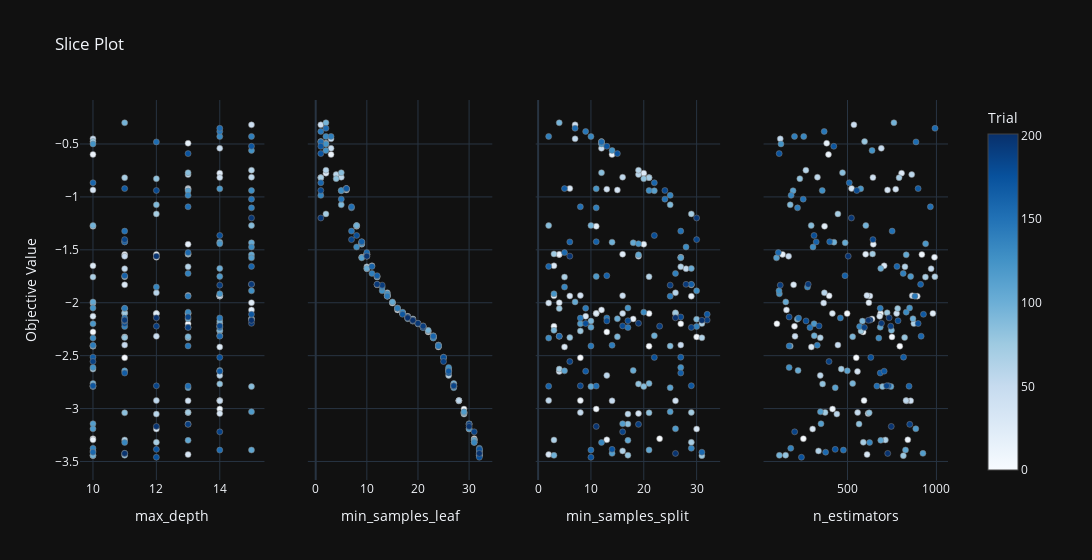

Notebook source saved alongside this figure:
### Code cell
optuna.visualization.plot_slice(study,params = ['n_estimators','max_depth','min_samples_split','min_samples_leaf'])

### Figure 1 — Plotly figure (JSON) as saved in the notebook; plotly's stock layout.template omitted (floating-point values rounded to 4 significant figures; data arrays with more than 128 entries replaced by an {"elided": "..."} marker saying what was removed)
{"data": [{"marker": {"color": {"elided": "202 int values"}, "colorbar": {"title": {"text": "Trial"}, "x": 1.0, "xpad": 40}, "colorscale": [[0.0, "rgb(247,251,255)"], [0.125, "rgb(222,235,247)"], [0.25, "rgb(198,219,239)"], [0.375, "rgb(158,202,225)"], [0.5, "rgb(107,174,214)"], [0.625, "rgb(66,146,198)"], [0.75, "rgb(33,113,181)"], [0.875, "rgb(8,81,156)"], [1.0, "rgb(8,48,107)"]], "line": {"color": "Grey", "width": 0.5}, "showscale": true}, "mode": "markers", "name": "Feasible Trial", "showlegend": false, "x": {"elided": "202 int values"}, "y": {"elided": "202 float values"}, "type": "scatter", "xaxis": "x", "yaxis": "y"}, {"marker": {"color": {"elided": "202 int values"}, "colorbar": {"title": {"text": "Trial"}, "x": 1.0, "xpad": 40}, "colorscale": [[0.0, "rgb(247,251,255)"], [0.125, "rgb(222,235,247)"], [0.25, "rgb(198,219,239)"], [0.375, "rgb(158,202,225)"], [0.5, "rgb(107,174,214)"], [0.625, "rgb(66,146,198)"], [0.75, "rgb(33,113,181)"], [0.875, "rgb(8,81,156)"], [1.0, "rgb(8,48,107)"]], "line": {"color": "Grey", "width": 0.5}, "showscale": false}, "mode": "markers", "name": "Feasible Trial", "showlegend": false, "x": {"elided": "202 int values"}, "y": {"elided": "202 float values"}, "type": "scatter", "xaxis": "x2", "yaxis": "y2"}, {"marker": {"color": {"elided": "202 int values"}, "colorbar": {"title": {"text": "Trial"}, "x": 1.0, "xpad": 40}, "colorscale": [[0.0, "rgb(247,251,255)"], [0.125, "rgb(222,235,247)"], [0.25, "rgb(198,219,239)"], [0.375, "rgb(158,202,225)"], [0.5, "rgb(107,174,214)"], [0.625, "rgb(66,146,198)"], [0.75, "rgb(33,113,181)"], [0.875, "rgb(8,81,156)"], [1.0, "rgb(8,48,107)"]], "line": {"color": "Grey", "width": 0.5}, "showscale": false}, "mode": "markers", "name": "Feasible Trial", "showlegend": false, "x": {"elided": "202 int values"}, "y": {"elided": "202 float values"}, "type": "scatter", "xaxis": "x3", "yaxis": "y3"}, {"marker": {"color": {"elided": "202 int values"}, "colorbar": {"title": {"text": "Trial"}, "x": 1.0, "xpad": 40}, "colorscale": [[0.0, "rgb(247,251,255)"], [0.125, "rgb(222,235,247)"], [0.25, "rgb(198,219,239)"], [0.375, "rgb(158,202,225)"], [0.5, "rgb(107,174,214)"], [0.625, "rgb(66,146,198)"], [0.75, "rgb(33,113,181)"], [0.875, "rgb(8,81,156)"], [1.0, "rgb(8,48,107)"]], "line": {"color": "Grey", "width": 0.5}, "showscale": false}, "mode": "markers", "name": "Feasible Trial", "showlegend": false, "x": {"elided": "202 int values"}, "y": {"elided": "202 float values"}, "type": "scatter", "xaxis": "x4", "yaxis": "y4"}], "layout": {"xaxis": {"anchor": "y", "domain": [0.0, 0.2125], "title": {"text": "max_depth"}}, "yaxis": {"anchor": "x", "domain": [0.0, 1.0], "title": {"text": "Objective Value"}}, "xaxis2": {"anchor": "y2", "domain": [0.2625, 0.475], "title": {"text": "min_samples_leaf"}}, "yaxis2": {"anchor": "x2", "domain": [0.0, 1.0], "matches": "y", "showticklabels": false}, "xaxis3": {"anchor": "y3", "domain": [0.525, 0.7375], "title": {"text": "min_samples_split"}}, "yaxis3": {"anchor": "x3", "domain": [0.0, 1.0], "matches": "y", "showticklabels": false}, "xaxis4": {"anchor": "y4", "domain": [0.7875, 1.0], "title": {"text": "n_estimators"}}, "yaxis4": {"anchor": "x4", "domain": [0.0, 1.0], "matches": "y", "showticklabels": false}, "title": {"text": "Slice Plot"}, "width": 1200}}
